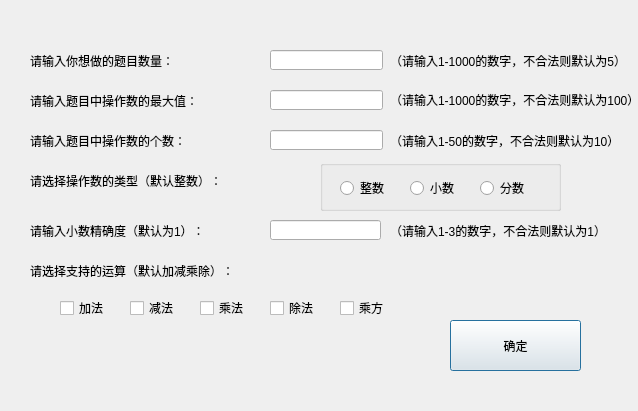
<?xml version="1.0" encoding="UTF-8"?>
<ui version="4.0">
 <class>Setting</class>
 <widget class="QDialog" name="Setting">
  <property name="geometry">
   <rect>
    <x>0</x>
    <y>0</y>
    <width>638</width>
    <height>411</height>
   </rect>
  </property>
  <property name="windowTitle">
   <string>Dialog</string>
  </property>
  <widget class="QLabel" name="label_2">
   <property name="geometry">
    <rect>
     <x>30</x>
     <y>90</y>
     <width>221</width>
     <height>21</height>
    </rect>
   </property>
   <property name="styleSheet">
    <string notr="true">font: 12pt &quot;Adobe Devanagari&quot;;</string>
   </property>
   <property name="text">
    <string>请输入题目中操作数的最大值：</string>
   </property>
  </widget>
  <widget class="QLabel" name="label_3">
   <property name="geometry">
    <rect>
     <x>30</x>
     <y>130</y>
     <width>211</width>
     <height>21</height>
    </rect>
   </property>
   <property name="styleSheet">
    <string notr="true">font: 12pt &quot;Adobe Devanagari&quot;;</string>
   </property>
   <property name="text">
    <string>请输入题目中操作数的个数：</string>
   </property>
  </widget>
  <widget class="QLineEdit" name="lineEdit_2">
   <property name="geometry">
    <rect>
     <x>270</x>
     <y>90</y>
     <width>113</width>
     <height>20</height>
    </rect>
   </property>
  </widget>
  <widget class="QLineEdit" name="lineEdit">
   <property name="geometry">
    <rect>
     <x>270</x>
     <y>50</y>
     <width>113</width>
     <height>20</height>
    </rect>
   </property>
  </widget>
  <widget class="QLabel" name="label_8">
   <property name="geometry">
    <rect>
     <x>390</x>
     <y>90</y>
     <width>241</width>
     <height>20</height>
    </rect>
   </property>
   <property name="text">
    <string>（请输入1-1000的数字，不合法则默认为100）</string>
   </property>
  </widget>
  <widget class="QLineEdit" name="lineEdit_5">
   <property name="geometry">
    <rect>
     <x>270</x>
     <y>220</y>
     <width>111</width>
     <height>20</height>
    </rect>
   </property>
  </widget>
  <widget class="QCheckBox" name="checkBox_2">
   <property name="geometry">
    <rect>
     <x>130</x>
     <y>300</y>
     <width>71</width>
     <height>16</height>
    </rect>
   </property>
   <property name="text">
    <string>减法</string>
   </property>
  </widget>
  <widget class="QCheckBox" name="checkBox_3">
   <property name="geometry">
    <rect>
     <x>200</x>
     <y>300</y>
     <width>71</width>
     <height>16</height>
    </rect>
   </property>
   <property name="text">
    <string>乘法</string>
   </property>
  </widget>
  <widget class="QCheckBox" name="checkBox_4">
   <property name="geometry">
    <rect>
     <x>270</x>
     <y>300</y>
     <width>71</width>
     <height>16</height>
    </rect>
   </property>
   <property name="text">
    <string>除法</string>
   </property>
  </widget>
  <widget class="QLabel" name="label">
   <property name="geometry">
    <rect>
     <x>30</x>
     <y>50</y>
     <width>191</width>
     <height>21</height>
    </rect>
   </property>
   <property name="styleSheet">
    <string notr="true">font: 12pt &quot;Adobe Devanagari&quot;;</string>
   </property>
   <property name="text">
    <string>请输入你想做的题目数量：</string>
   </property>
  </widget>
  <widget class="QLabel" name="label_5">
   <property name="geometry">
    <rect>
     <x>30</x>
     <y>220</y>
     <width>241</width>
     <height>21</height>
    </rect>
   </property>
   <property name="styleSheet">
    <string notr="true">font: 12pt &quot;Adobe Devanagari&quot;;</string>
   </property>
   <property name="text">
    <string>请输入小数精确度（默认为1）：</string>
   </property>
  </widget>
  <widget class="QLabel" name="label_6">
   <property name="geometry">
    <rect>
     <x>30</x>
     <y>260</y>
     <width>261</width>
     <height>21</height>
    </rect>
   </property>
   <property name="styleSheet">
    <string notr="true">font: 12pt &quot;Adobe Devanagari&quot;;</string>
   </property>
   <property name="text">
    <string>请选择支持的运算（默认加减乘除）：</string>
   </property>
  </widget>
  <widget class="QLineEdit" name="lineEdit_3">
   <property name="geometry">
    <rect>
     <x>270</x>
     <y>130</y>
     <width>113</width>
     <height>20</height>
    </rect>
   </property>
  </widget>
  <widget class="QCheckBox" name="checkBox_5">
   <property name="geometry">
    <rect>
     <x>340</x>
     <y>300</y>
     <width>71</width>
     <height>16</height>
    </rect>
   </property>
   <property name="text">
    <string>乘方</string>
   </property>
  </widget>
  <widget class="QLabel" name="label_7">
   <property name="geometry">
    <rect>
     <x>390</x>
     <y>50</y>
     <width>241</width>
     <height>21</height>
    </rect>
   </property>
   <property name="text">
    <string>（请输入1-1000的数字，不合法则默认为5）</string>
   </property>
  </widget>
  <widget class="QCheckBox" name="checkBox">
   <property name="geometry">
    <rect>
     <x>60</x>
     <y>300</y>
     <width>71</width>
     <height>16</height>
    </rect>
   </property>
   <property name="text">
    <string>加法</string>
   </property>
  </widget>
  <widget class="QLabel" name="label_4">
   <property name="geometry">
    <rect>
     <x>30</x>
     <y>170</y>
     <width>261</width>
     <height>21</height>
    </rect>
   </property>
   <property name="styleSheet">
    <string notr="true">font: 12pt &quot;Adobe Devanagari&quot;;</string>
   </property>
   <property name="text">
    <string>请选择操作数的类型（默认整数）：</string>
   </property>
  </widget>
  <widget class="QLabel" name="label_9">
   <property name="geometry">
    <rect>
     <x>390</x>
     <y>130</y>
     <width>231</width>
     <height>21</height>
    </rect>
   </property>
   <property name="text">
    <string>（请输入1-50的数字，不合法则默认为10）</string>
   </property>
  </widget>
  <widget class="QPushButton" name="pushButton">
   <property name="geometry">
    <rect>
     <x>450</x>
     <y>320</y>
     <width>131</width>
     <height>51</height>
    </rect>
   </property>
   <property name="styleSheet">
    <string notr="true">font: 12pt &quot;Adobe Devanagari&quot;;</string>
   </property>
   <property name="text">
    <string>确定</string>
   </property>
  </widget>
  <widget class="QGroupBox" name="groupBox">
   <property name="geometry">
    <rect>
     <x>320</x>
     <y>160</y>
     <width>241</width>
     <height>51</height>
    </rect>
   </property>
   <property name="title">
    <string/>
   </property>
   <widget class="QRadioButton" name="radioButton">
    <property name="geometry">
     <rect>
      <x>20</x>
      <y>20</y>
      <width>89</width>
      <height>16</height>
     </rect>
    </property>
    <property name="text">
     <string>整数</string>
    </property>
   </widget>
   <widget class="QRadioButton" name="radioButton_1">
    <property name="geometry">
     <rect>
      <x>90</x>
      <y>20</y>
      <width>89</width>
      <height>16</height>
     </rect>
    </property>
    <property name="text">
     <string>小数</string>
    </property>
   </widget>
   <widget class="QRadioButton" name="radioButton_2">
    <property name="geometry">
     <rect>
      <x>160</x>
      <y>20</y>
      <width>89</width>
      <height>16</height>
     </rect>
    </property>
    <property name="text">
     <string>分数</string>
    </property>
   </widget>
  </widget>
  <widget class="QLabel" name="label_10">
   <property name="geometry">
    <rect>
     <x>390</x>
     <y>220</y>
     <width>231</width>
     <height>21</height>
    </rect>
   </property>
   <property name="text">
    <string>（请输入1-3的数字，不合法则默认为1）</string>
   </property>
  </widget>
 </widget>
 <resources/>
 <connections/>
</ui>
